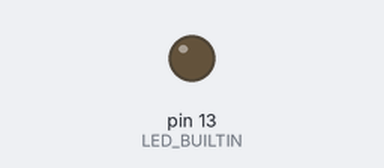
Bench run of a sketch on a simulated Arduino Uno, built with avr-gcc and run on an emulated ATmega328P. Shown: output pins drawn as LEDs (lit = HIGH).

Above: at 0.15 s.
At 4.9 s:
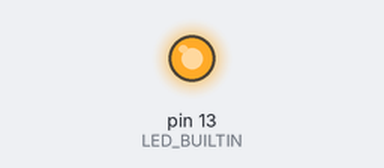
Timing chart, 0 to 7.0 s (numbered marks = the images above):
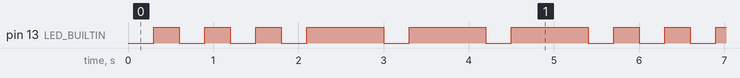

The sketch:

practiceScript.ino
```cpp
// the setup function runs once when you press reset or power the board
int BLINKLOOP = 0; //set int value


void setup() {
  // initialize digital pin LED_BUILTIN as an output.
  pinMode(LED_BUILTIN, OUTPUT);
}

// the loop function runs over and over again forever
void loop() {
  if (BLINKLOOP <= 2) // checking variable amount to see how many times to loop
  {
  delay(300);
  digitalWrite(LED_BUILTIN, HIGH);  // turn the LED on (HIGH is the voltage level)
  delay(300);                      // wait for a second
  digitalWrite(LED_BUILTIN, LOW);   // turn the LED off by making the voltage LOW
  BLINKLOOP ++;
  }
  if (BLINKLOOP >2)
  {
  delay(300);
  digitalWrite(LED_BUILTIN, HIGH);  // turn the LED on (HIGH is the voltage level)
  delay(900);                      // wait for a second
  digitalWrite(LED_BUILTIN, LOW);   // turn the LED off by making the voltage LOW
  BLINKLOOP ++;
  }
  if (BLINKLOOP == 6) //end of desired loop
  {
  BLINKLOOP = 0; //restart loop by resetting variable
  }


}
       // wait for a second
```

Measured:
- by itself, pin 13 (LED_BUILTIN): repeats every 5.4 s: 2 × (LOW 0.30 s, HIGH 0.30 s), 3 × (LOW 0.30 s, HIGH 0.90 s), LOW 0.30 s, HIGH 0.30 s
- by itself, everything shown: repeats every 5.4 s, in 12 steps
